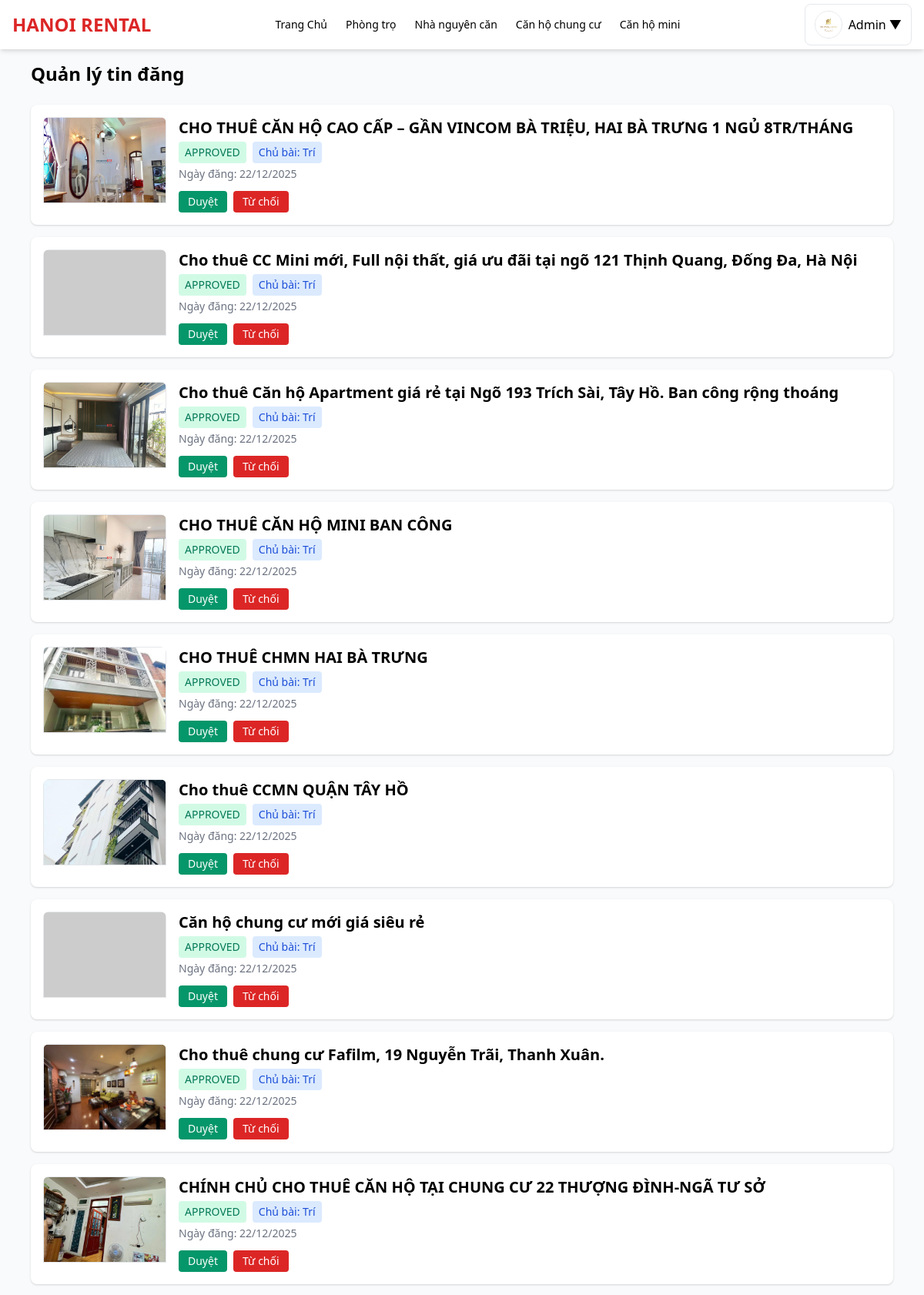
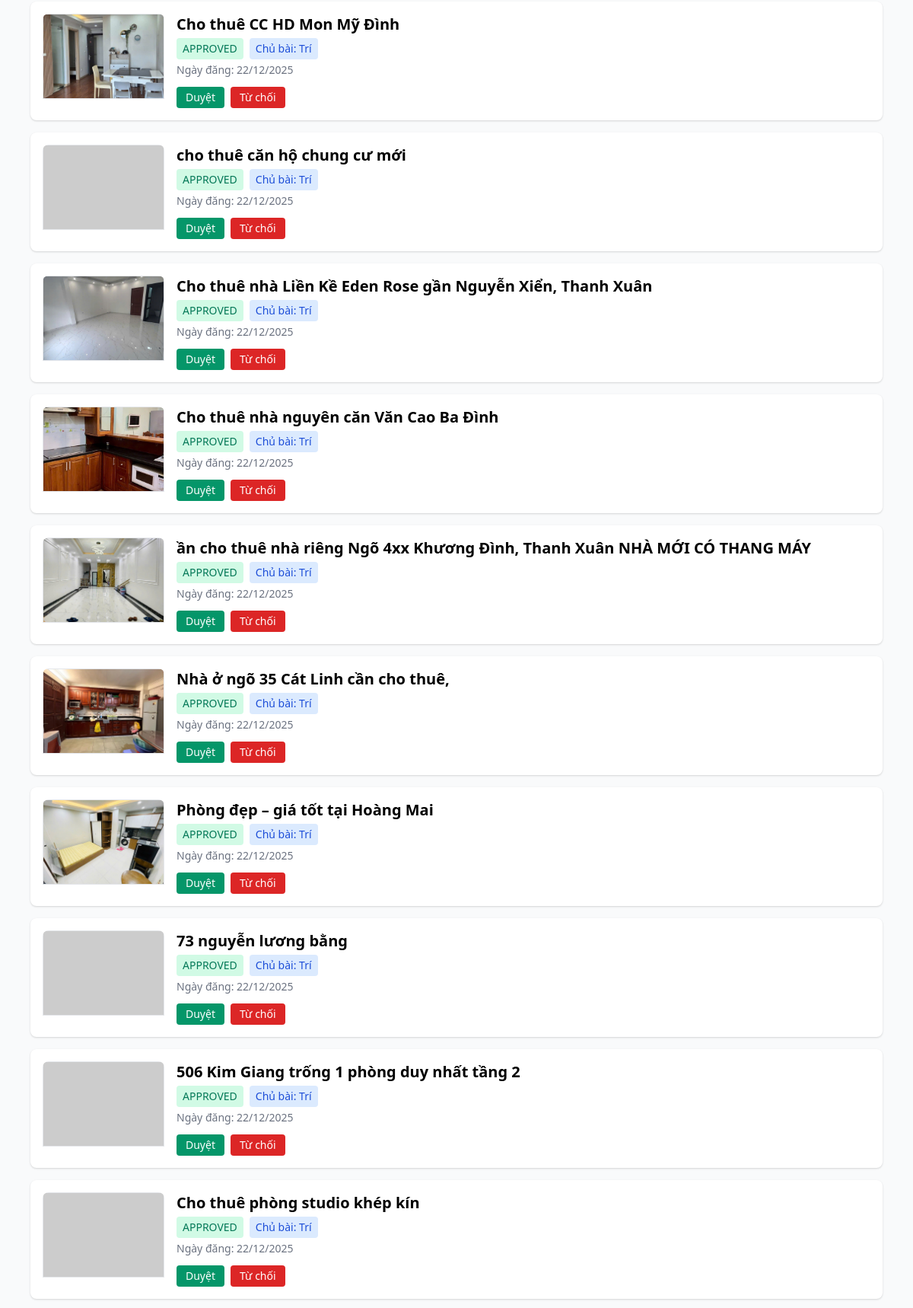
Screenshot of /my_posts.php (signed in, upper part) with the database file from the repository (2 pictures, top to bottom).
### tables this page shows
CREATE TABLE `posts` (
  `id` int(11) NOT NULL,
  `user_id` int(11) NOT NULL,
  `status` enum('pending','approved','rejected') DEFAULT 'pending',
  `reviewed_by` int(11) DEFAULT NULL,
  `reviewed_at` timestamp NULL DEFAULT NULL,
  `title` varchar(255) DEFAULT NULL,
  `image` varchar(255) DEFAULT NULL,
  `type` varchar(50) DEFAULT NULL,
  `khu_vuc` varchar(255) DEFAULT NULL,
  `price` varchar(50) DEFAULT NULL,
  `phone` varchar(20) DEFAULT NULL,
  `zalo` varchar(20) DEFAULT NULL,
  `description` text DEFAULT NULL,
  `status_rent` tinyint(4) DEFAULT 0,
  `created_at` timestamp NOT NULL DEFAULT current_timestamp(),
  `category` varchar(50) NOT NULL DEFAULT 'phongtro'
);

CREATE TABLE `users` (
  `id` int(11) NOT NULL,
  `name` varchar(255) DEFAULT NULL,
  `email` varchar(255) DEFAULT NULL,
  `password` varchar(255) DEFAULT NULL,
  `phone` varchar(20) DEFAULT NULL,
  `zalo` varchar(20) DEFAULT NULL,
  `avatar` varchar(255) DEFAULT NULL,
  `role` enum('admin','landlord','renter') DEFAULT 'renter',
  `status` varchar(20) DEFAULT 'active',
  `is_admin` tinyint(4) DEFAULT 0,
  `created_at` timestamp NOT NULL DEFAULT current_timestamp()
);

### my_posts.php (the view, shortened to what this page needs)
<?php
require 'header.php';
require 'functions.php';
$u = $_SESSION['user'];
$isAdmin = ($u['role'] ?? '') === 'admin';
if ($isAdmin) {
    $stmt = $pdo->query("
        SELECT p.*,
               (SELECT filename FROM post_images WHERE post_id = p.id LIMIT 1) AS thumbnail,
               u.name AS owner_name
        FROM posts p
        LEFT JOIN users u ON u.id = p.user_id
        ORDER BY p.created_at DESC
    ");
}
$posts = $stmt->fetchAll(PDO::FETCH_ASSOC);
function esc($s) {
    return htmlspecialchars($s, ENT_QUOTES, 'UTF-8');
}
?>
<main class="max-w-6xl mx-auto p-4">
    <h2 class="text-2xl font-semibold mb-6">Quản lý tin đăng</h2>
    <?php if (!$posts): ?>
        <p class="text-gray-600">Không có bài đăng nào.</p>
    <?php else: ?>
        <div class="space-y-4">
        <?php foreach ($posts as $p):
            $img = $p['thumbnail']
                ? 'uploads/' . $p['thumbnail']
                : 'https://via.placeholder.com/400x250?text=No+Image';
            $badgeColor = [
                'approved' => 'text-green-700 bg-green-100',
                'pending'  => 'text-yellow-700 bg-yellow-100',
                'rejected' => 'text-red-700 bg-red-100'
            ][$p['status']] ?? 'bg-gray-100 text-gray-700';
        ?>
        <div class="bg-white shadow rounded-lg p-4 flex gap-4 hover:shadow-xl transition">
            <a href="post_detail.php?id=<?= $p['id'] ?>" class="shrink-0 overflow-hidden rounded-lg">
                <img src="<?= esc($img) ?>"
                     class="w-40 h-28 object-cover border"
                     onerror="this.src='https://via.placeholder.com/400x250?text=Loi+Anh'">
            </a>
            <div class="flex-1">
                <a href="post_detail.php?id=<?= $p['id'] ?>" class="no-underline">
                    <h3 class="text-xl font-semibold hover:text-blue-600 transition">
                        <?= esc($p['title']) ?>
                    </h3>
                </a>
                <div class="flex flex-wrap gap-2 mt-1">
                    <span class="px-2 py-1 rounded text-sm <?= $badgeColor ?>">
                        <?= strtoupper(esc($p['status'])) ?>
                    </span>
                    <?php if ($isAdmin): ?>
                        <span class="px-2 py-1 bg-blue-100 text-blue-700 rounded text-sm">
                            Chủ bài: <?= esc($p['owner_name']) ?>
                        </span>
                    <?php endif; ?>
                </div>
                <p class="text-sm text-gray-500 mt-1">
                    Ngày đăng: <?= date('d/m/Y', strtotime($p['created_at'])) ?>
                </p>
                <div class="mt-3 flex gap-2">
                    <?php if ($isAdmin): ?>
                        <a href="approve_post.php?id=<?= $p['id'] ?>&action=approve"
                           class="px-3 py-1 text-sm bg-green-600 text-white rounded hover:bg-green-700">
                           Duyệt
                        </a>
                        <a href="approve_post.php?id=<?= $p['id'] ?>&action=reject"
                           class="px-3 py-1 text-sm bg-red-600 text-white rounded hover:bg-red-700">
                           Từ chối
                        </a>
                    <?php endif; ?>
                </div>
            </div>
        </div>
        <?php endforeach; ?>
        </div>
    <?php endif; ?>
</main>
</body>
</html>

### rows the page displays
posts: shows a picture, title "CHO THUÊ CĂN HỘ CAO CẤP – GẦN VINCOM BÀ TRIỆU, HAI BÀ TRƯNG 1 NGỦ 8TR/THÁNG", status "APPROVED", user.name "Trí", created_at "22/12/2025"
posts: title "Cho thuê CC Mini mới, Full nội thất, giá ưu đãi tại ngõ 121 Thịnh Quang, Đống Đa, Hà Nội", status "APPROVED", user.name "Trí", created_at "22/12/2025"
posts: shows a picture, title "Cho thuê Căn hộ Apartment giá rẻ tại Ngõ 193 Trích Sài, Tây Hồ. Ban công rộng thoáng", status "APPROVED", user.name "Trí", created_at "22/12/2025"
posts: shows a picture, title "CHO THUÊ CĂN HỘ MINI BAN CÔNG", status "APPROVED", user.name "Trí", created_at "22/12/2025"
posts: shows a picture, title "CHO THUÊ CHMN HAI BÀ TRƯNG", status "APPROVED", user.name "Trí", created_at "22/12/2025"
posts: shows a picture, title "Cho thuê CCMN QUẬN TÂY HỒ", status "APPROVED", user.name "Trí", created_at "22/12/2025"
posts: title "Căn hộ chung cư mới giá siêu rẻ", status "APPROVED", user.name "Trí", created_at "22/12/2025"
posts: shows a picture, title "Cho thuê chung cư Fafilm, 19 Nguyễn Trãi, Thanh Xuân.", status "APPROVED", user.name "Trí", created_at "22/12/2025"
posts: shows a picture, title "CHÍNH CHỦ CHO THUÊ CĂN HỘ TẠI CHUNG CƯ 22 THƯỢNG ĐÌNH-NGÃ TƯ SỞ", status "APPROVED", user.name "Trí", created_at "22/12/2025"
posts: shows a picture, title "Cho thuê CC HD Mon Mỹ Đình", status "APPROVED", user.name "Trí", created_at "22/12/2025"
posts: title "cho thuê căn hộ chung cư mới", status "APPROVED", user.name "Trí", created_at "22/12/2025"
posts: shows a picture, title "Cho thuê nhà Liền Kề Eden Rose gần Nguyễn Xiển, Thanh Xuân", status "APPROVED", user.name "Trí", created_at "22/12/2025"
posts: shows a picture, title "Cho thuê nhà nguyên căn Văn Cao Ba Đình", status "APPROVED", user.name "Trí", created_at "22/12/2025"
posts: shows a picture, title "ần cho thuê nhà riêng Ngõ 4xx Khương Đình, Thanh Xuân NHÀ MỚI CÓ THANG MÁY", status "APPROVED", user.name "Trí", created_at "22/12/2025"
posts: shows a picture, title "Nhà ở ngõ 35 Cát Linh cần cho thuê,", status "APPROVED", user.name "Trí", created_at "22/12/2025"
posts: shows a picture, title "Phòng đẹp – giá tốt tại Hoàng Mai", status "APPROVED", user.name "Trí", created_at "22/12/2025"
posts: title "73 nguyễn lương bằng", status "APPROVED", user.name "Trí", created_at "22/12/2025"
posts: title "506 Kim Giang trống 1 phòng duy nhất tầng 2", status "APPROVED", user.name "Trí", created_at "22/12/2025"
posts: title "Cho thuê phòng studio khép kín", status "APPROVED", user.name "Trí", created_at "22/12/2025"

### other values shown
$display_name "Admin"
